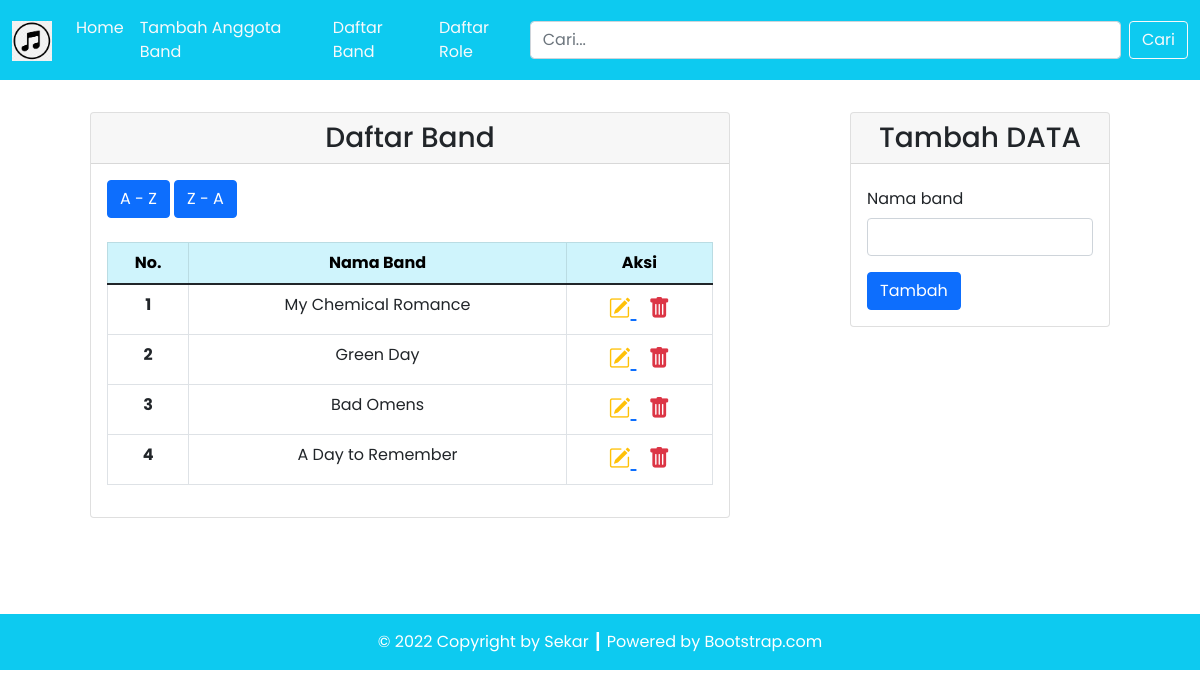
/source_code/band.php, run on the app's committed database.
### tables this page shows
CREATE TABLE `band` (
  `id_band` bigint(20) NOT NULL AUTO_INCREMENT,
  `nama_band` varchar(255) NOT NULL,
  PRIMARY KEY (`id_band`)
);

### source_code/config/db.php (called while the page is built)
<?php
$DB_HOST = "localhost";
$DB_USERNAME = "root";
$DB_PASSWORD = "";
$DB_NAME = "db_musik";

### source_code/classes/DB.php (called while the page is built, shortened)
<?php
class DB
{
    private $hostname;
    private $username;
    private $password;
    private $dbname;
    private $conn;
    private $result;
    function __construct($hostname, $username, $password, $dbname)
    {
        $this->hostname = $hostname;
        $this->username = $username;
        $this->password = $password;
        $this->dbname = $dbname;
    }
    function open()
    {
        $this->conn = mysqli_connect($this->hostname, $this->username, $this->password, $this->dbname);
    }
    function execute($query)
    {
        $this->result = mysqli_query($this->conn, $query);
    }
    function getResult()
    {
        return mysqli_fetch_array($this->result);
    }
}

### source_code/classes/Band.php (called while the page is built, shortened)
<?php
class Band extends DB
{
    function getBand()
    {
        $query = "SELECT * FROM band";
        return $this->execute($query);
    }
}

### source_code/band.php (the view, shortened to what this page needs)
<?php
include('config/db.php');
include('classes/DB.php');
include('classes/Band.php');
$band = new Band($DB_HOST, $DB_USERNAME, $DB_PASSWORD, $DB_NAME);
$band->open();
if (isset($_POST['btn-cari'])) {
    $band->searchBand($_POST['cari']);
} else if (isset($_POST['btn-az'])) {
    $band->filterAZBand();
} else if (isset($_POST['btn-za'])) {
    $band->filterZABand();
} else {
    $band->getBand();
}
$header = '<tr>
<th scope="row">No.</th>
<th scope="row">Nama Band</th>
<th scope="row">Aksi</th>
</tr>';
$data = null;
$no = 1;
while ($div = $band->getResult()) {
    $data .= '<tr>
    <th scope="row">' . $no . '</th>
    <td>' . $div['nama_band'] . '</td>
    <td style="font-size: 22px;">
        <a href="band.php?id=' . $div['id_band'] . '" title="Edit Data">
        <i class="bi bi-pencil-square text-warning"></i>
        </a>&nbsp;
        <a href="band.php?hapus=' . $div['id_band'] . '" title="Delete Data"><i class="bi bi-trash-fill text-danger"></i></a>
        </td>
    </tr>';
    $no++;
}

### data on the page
band: nama_band "My Chemical Romance"
band: nama_band "Green Day"
band: nama_band "Bad Omens"
band: nama_band "A Day to Remember"
